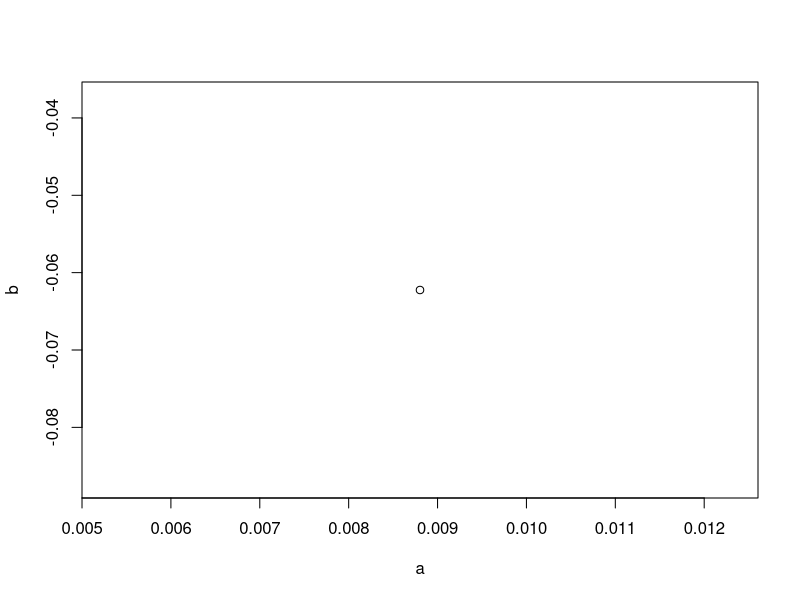
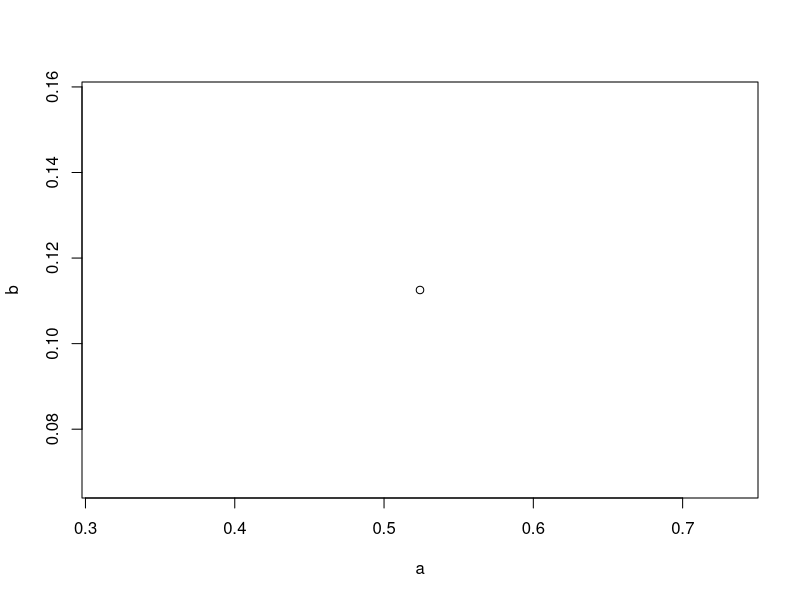
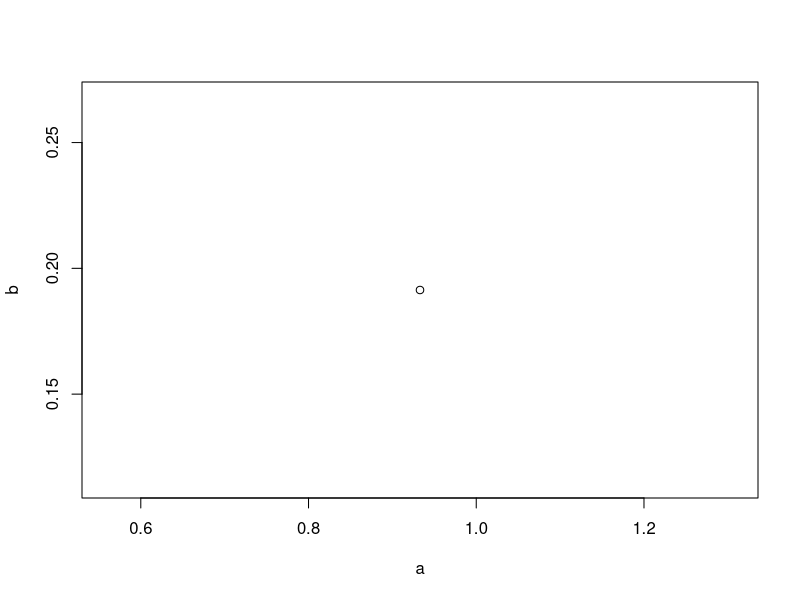
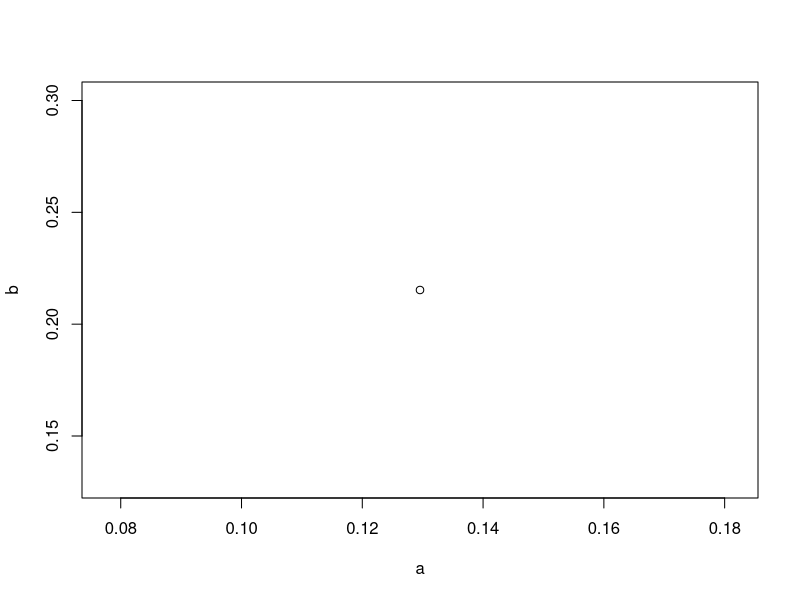
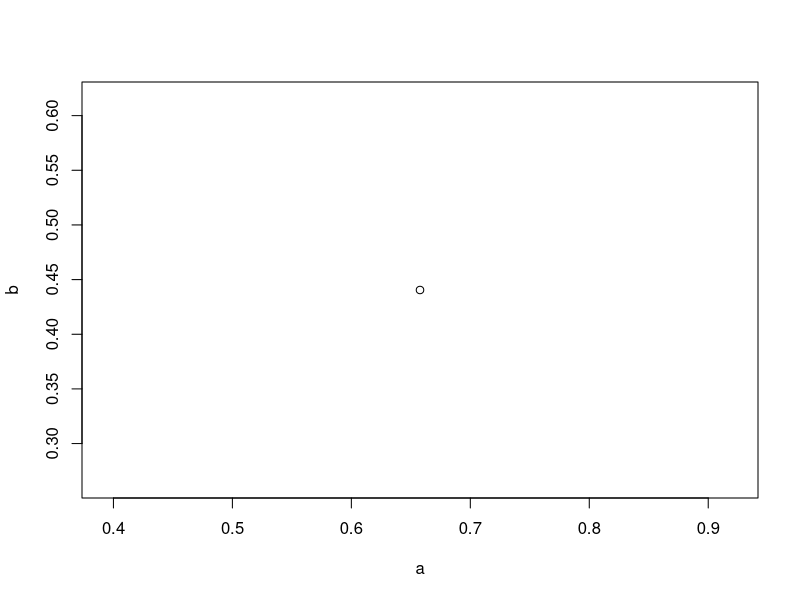
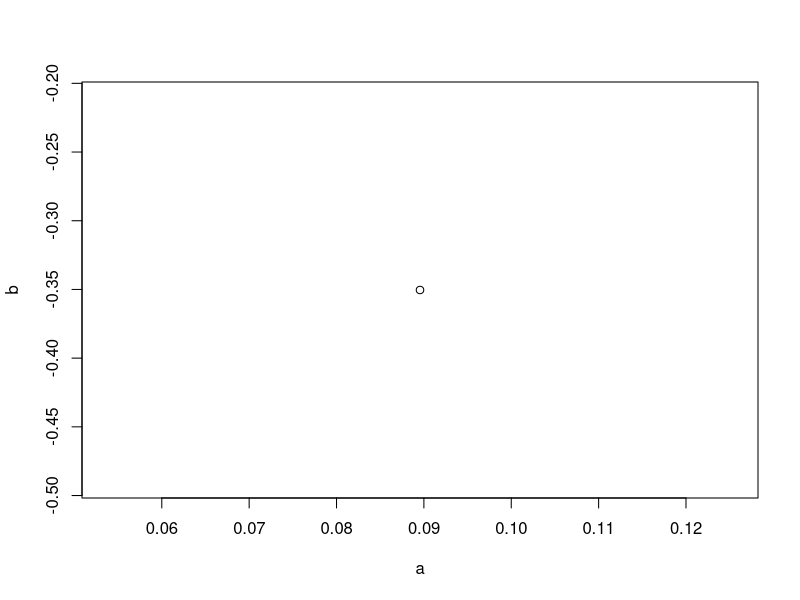
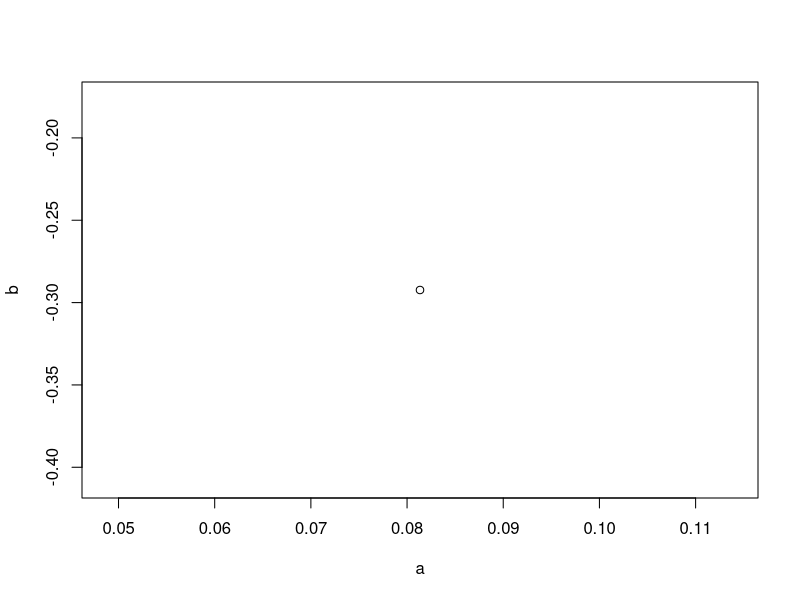
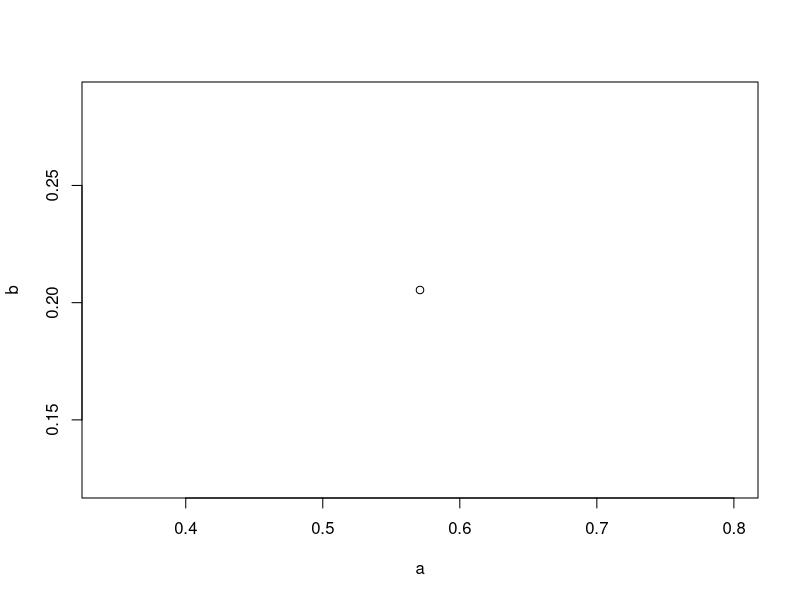

Write the R code that produced these figures, in order.
Z=runif(50)
f_cap<-function(sample,t){
  count<-0
  for(i in 1:length(sample)){
    if(sample[i]<=t){
      count<-count+1
    }
  }
  return(count/length(sample))
}


for(i in 1:10){
  a=runif(1)
  b=sqrt(length(Z))*(f_cap(sample=Z,t=a)-a)
  plot(x=a,y=b)
  
}
